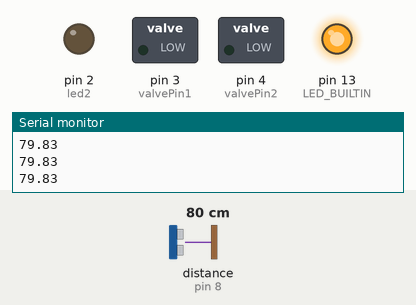
Recording of a sketch running on a simulated Arduino Uno, built with avr-gcc and run on an emulated ATmega328P. Parts: switched loads named in the sketch (green lamp = pin HIGH), output pins drawn as LEDs (lit = HIGH), the last lines printed to the serial monitor. Wiring (inferred from the names in the program): ultrasonic range finder: trigger pin 7; echo pin 8. The inputs (shaded band) are chosen by the test bench; at power-on: distance to the obstacle (sensor on pin 8) 80 cm. The echo pulse lasts 58.3 µs per cm; pins used as bus, display or sensor lines are not drawn.

Above: at 3.2 s.
3.3 s: distance to the obstacle (sensor on pin 8) set to 9 cm
4.8 s: distance to the obstacle (sensor on pin 8) set to 6 cm
At 5.4 s:
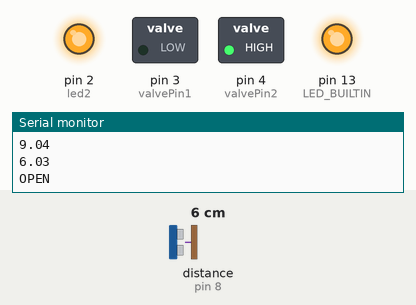
7.8 s: distance to the obstacle (sensor on pin 8) set to 18 cm
At 9.6 s:
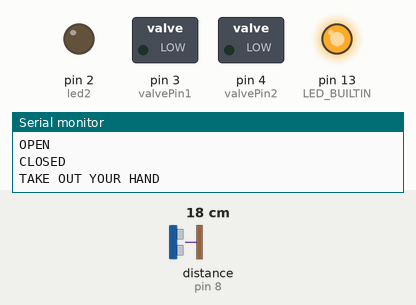
Timing chart, 0 to 11.1 s (numbered marks = the images above; inputs shaded):
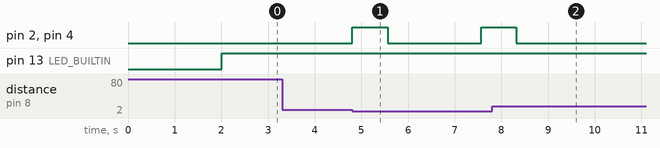

Measured:
- the behaviour switches between 8 and 7 cm on distance to the obstacle (sensor on pin 8) (found by bisection; images 0 and 1)
- after the input at 4.8 s, pin 2 (led2), pin 4 (valvePin2): LOW → HIGH at once, → LOW 0.76 s later, → HIGH 2.0 s later
- after the input at 7.8 s, pin 2 (led2), pin 4 (valvePin2): goes on until 8.3 s, then stays LOW

The sketch:

HandSanitizer.ino
```cpp
#define trigPin 7
#define echoPin 8
#define led2 2
#define valvePin1 3
#define valvePin2 4

float duration, cm;
int counter = 0;


void setup() {
  // put your setup code here, to run once:
  Serial.begin(9600);
  pinMode(LED_BUILTIN, OUTPUT);
  pinMode(trigPin, OUTPUT);
  pinMode(echoPin, INPUT);
  pinMode(led2, OUTPUT);
  pinMode(valvePin1, OUTPUT);
  pinMode(valvePin2, OUTPUT);
  delay(2000);
}

void loop() {
  // put your main code here, to run repeatedly:
  digitalWrite(trigPin,LOW);
  delayMicroseconds(5);
  digitalWrite(trigPin, HIGH);
  delayMicroseconds(10);
  digitalWrite(trigPin, LOW);

  duration = pulseIn(echoPin, HIGH);
  cm = (duration/2)/29.1;

  Serial.println(cm);

  if(cm <= 7){
      digitalWrite(led2, HIGH);
      digitalWrite(valvePin2, HIGH);
      digitalWrite(valvePin1, LOW);
      Serial.println("OPEN");
      delay(750);
      digitalWrite(valvePin2, LOW);
      digitalWrite(valvePin1, LOW);
      digitalWrite(led2, LOW);
      Serial.println("CLOSED");
      Serial.println("TAKE OUT YOUR HAND");
      delay(2000);
      Serial.println("DONE");
      }
  else{
    digitalWrite(valvePin2, LOW);
    digitalWrite(valvePin1, LOW);
  }
  digitalWrite(LED_BUILTIN, HIGH);

}
```
